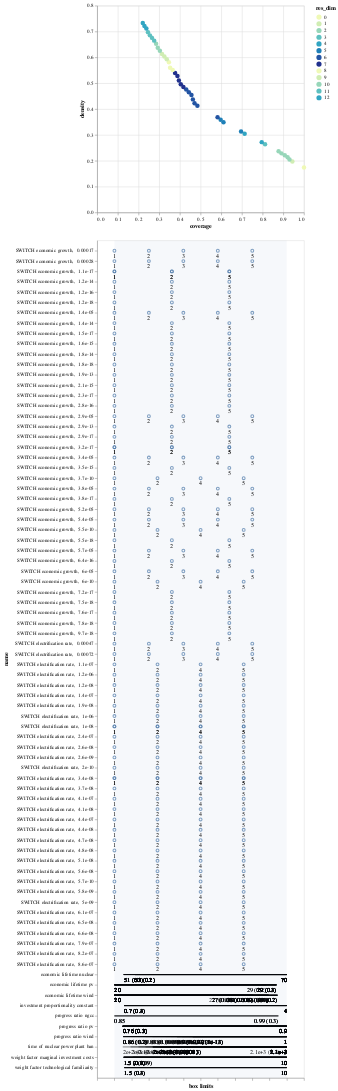

The cell this chart's notebook holds for it:
### Code cell
box_normal.inspect_tradeoff()

### Figure 1 — Vega-Lite specification as saved in the notebook (floating-point values rounded to 4 significant figures; data arrays with more than 128 entries replaced by an {"elided": "..."} marker saying what was removed)
{"config": {"view": {"continuousWidth": 400, "continuousHeight": 300}}, "vconcat": [{"data": {"name": "data-765ad5640e14f6fc098e00ca646ddd10"}, "mark": {"type": "circle", "size": 75}, "encoding": {"color": {"type": "ordinal", "field": "res_dim", "scale": {"range": ["#eff9b6", "#d0edb3", "#97d6b9", "#5dc0c0", "#31a5c2", "#1f80b8", "#2354a3", "#21318d"]}}, "opacity": {"condition": {"value": 1, "selection": "selector007"}, "value": 0.4}, "tooltip": [{"type": "ordinal", "field": "id"}, {"type": "quantitative", "field": "coverage", "format": ".2"}, {"type": "quantitative", "field": "density", "format": ".2"}, {"type": "ordinal", "field": "res_dim"}], "x": {"type": "quantitative", "field": "coverage"}, "y": {"type": "quantitative", "field": "density"}}, "height": 400, "selection": {"selector007": {"type": "single", "fields": ["id"]}}, "width": 400}, {"layer": [{"data": {"name": "data-008a089b6e13744df0159217a976deb2"}, "mark": "rule", "encoding": {"x": {"type": "quantitative", "axis": {"grid": false, "labels": false, "title": "box limits"}, "field": "x_lower", "scale": {"domain": [0, 1], "padding": 0.1}}, "x2": {"field": "x_upper"}, "y": {"type": "nominal", "field": "name", "scale": {"padding": 1.0}}}, "transform": [{"calculate": "(datum.x1-datum.minimum)/(datum.maximum-datum.minimum)", "as": "x_lower"}, {"calculate": "(datum.x2-datum.minimum)/(datum.maximum-datum.minimum)", "as": "x_upper"}, {"filter": {"selection": "selector007"}}], "width": 400}, {"data": {"name": "data-008a089b6e13744df0159217a976deb2"}, "mark": {"type": "text", "align": "left", "baseline": "top", "dy": 5}, "encoding": {"text": {"type": "ordinal", "field": "text"}, "x": {"type": "quantitative", "axis": {"grid": false, "labels": false, "title": "box limits"}, "field": "x_lower", "scale": {"domain": [0, 1], "padding": 0.1}}, "x2": {"field": "x_upper"}, "y": {"type": "nominal", "field": "name", "scale": {"padding": 1.0}}}, "transform": [{"calculate": "(datum.x1-datum.minimum)/(datum.maximum-datum.minimum)", "as": "x_lower"}, {"calculate": "(datum.x2-datum.minimum)/(datum.maximum-datum.minimum)", "as": "x_upper"}, {"filter": {"selection": "selector007"}}, {"calculate": "datum.qp_lower>0?format(datum.x1, \".2\")+\" (\"+format(datum.qp_lower, \".1~g\")+\")\" :format(datum.x1, \".2\")", "as": "text"}], "width": 400}, {"data": {"name": "data-008a089b6e13744df0159217a976deb2"}, "mark": {"type": "text", "align": "right", "baseline": "top", "dy": 5}, "encoding": {"text": {"type": "ordinal", "field": "text"}, "x": {"type": "quantitative", "field": "x_upper"}, "x2": {"field": "x_upper"}, "y": {"type": "nominal", "field": "name", "scale": {"padding": 1.0}}}, "transform": [{"calculate": "(datum.x1-datum.minimum)/(datum.maximum-datum.minimum)", "as": "x_lower"}, {"calculate": "(datum.x2-datum.minimum)/(datum.maximum-datum.minimum)", "as": "x_upper"}, {"filter": {"selection": "selector007"}}, {"calculate": "datum.qp_upper>0?format(datum.x2, \".2\")+\" (\"+format(datum.qp_upper, \".1\")+\")\" :format(datum.x2, \".2\")", "as": "text"}], "width": 400}, {"data": {"name": "data-bb8d07f6df3d47a6a475317795287b23"}, "mark": {"type": "rect", "opacity": 0.05}, "encoding": {"x": {"type": "quantitative", "field": "start"}, "x2": {"field": "end"}}}, {"data": {"name": "data-75b86b840ba66dabb68d105f72c5f246"}, "mark": "point", "encoding": {"x": {"type": "quantitative", "field": "x"}, "y": {"type": "nominal", "field": "name"}}, "transform": [{"filter": {"selection": "selector007"}}], "width": 400}, {"data": {"name": "data-75b86b840ba66dabb68d105f72c5f246"}, "mark": {"type": "text", "align": "center", "baseline": "top", "dy": 5}, "encoding": {"text": {"type": "nominal", "field": "item"}, "x": {"type": "quantitative", "field": "x"}, "y": {"type": "nominal", "field": "name"}}, "transform": [{"filter": {"selection": "selector007"}}], "width": 400}]}], "$schema": "https://vega.github.io/schema/vega-lite/v4.8.1.json", "datasets": {"data-765ad5640e14f6fc098e00ca646ddd10": [{"coverage": 1.0, "density": 0.1742, "id": 0, "mass": 1.0, "mean": 0.1742, "res_dim": 0}, {"coverage": 0.9437, "density": 0.1973, "id": 1, "mass": 0.8334, "mean": 0.1973, "res_dim": 1}, {"coverage": 0.93, "density": 0.2046, "id": 2, "mass": 0.7916, "mean": 0.2046, "res_dim": 2}, {"coverage": 0.9208, "density": 0.2133, "id": 3, "mass": 0.752, "mean": 0.2133, "res_dim": 2}, {"coverage": 0.907, "density": 0.2212, "id": 4, "mass": 0.7144, "mean": 0.2212, "res_dim": 2}, {"coverage": 0.8909, "density": 0.2287, "id": 5, "mass": 0.6786, "mean": 0.2287, "res_dim": 2}, {"coverage": 0.8772, "density": 0.237, "id": 6, "mass": 0.6446, "mean": 0.237, "res_dim": 2}, {"coverage": 0.8117, "density": 0.2637, "id": 7, "mass": 0.5362, "mean": 0.2637, "res_dim": 3}, {"coverage": 0.7956, "density": 0.2722, "id": 8, "mass": 0.5092, "mean": 0.2722, "res_dim": 4}, {"coverage": 0.713, "density": 0.3047, "id": 9, "mass": 0.4076, "mean": 0.3047, "res_dim": 4}, {"coverage": 0.6958, "density": 0.313, "id": 10, "mass": 0.3872, "mean": 0.313, "res_dim": 5}, {"coverage": 0.6108, "density": 0.3489, "id": 11, "mass": 0.305, "mean": 0.3489, "res_dim": 5}, {"coverage": 0.597, "density": 0.3591, "id": 12, "mass": 0.2896, "mean": 0.3591, "res_dim": 5}, {"coverage": 0.5821, "density": 0.3687, "id": 13, "mass": 0.275, "mean": 0.3687, "res_dim": 6}, {"coverage": 0.4845, "density": 0.4129, "id": 14, "mass": 0.2044, "mean": 0.4129, "res_dim": 6}, {"coverage": 0.4707, "density": 0.4227, "id": 15, "mass": 0.194, "mean": 0.4227, "res_dim": 6}, {"coverage": 0.4627, "density": 0.4376, "id": 16, "mass": 0.1842, "mean": 0.4376, "res_dim": 6}, {"coverage": 0.4558, "density": 0.4542, "id": 17, "mass": 0.1748, "mean": 0.4542, "res_dim": 6}, {"coverage": 0.4432, "density": 0.4651, "id": 18, "mass": 0.166, "mean": 0.4651, "res_dim": 6}, {"coverage": 0.4305, "density": 0.4759, "id": 19, "mass": 0.1576, "mean": 0.4759, "res_dim": 6}, {"coverage": 0.4168, "density": 0.4853, "id": 20, "mass": 0.1496, "mean": 0.4853, "res_dim": 7}, {"coverage": 0.4041, "density": 0.4958, "id": 21, "mass": 0.142, "mean": 0.4958, "res_dim": 7}, {"coverage": 0.3949, "density": 0.5104, "id": 22, "mass": 0.1348, "mean": 0.5104, "res_dim": 7}, {"coverage": 0.3881, "density": 0.5281, "id": 23, "mass": 0.128, "mean": 0.5281, "res_dim": 7}, {"coverage": 0.3766, "density": 0.5395, "id": 24, "mass": 0.1216, "mean": 0.5395, "res_dim": 7}, {"coverage": 0.3651, "density": 0.5511, "id": 25, "mass": 0.1154, "mean": 0.5511, "res_dim": 8}, {"coverage": 0.3525, "density": 0.5602, "id": 26, "mass": 0.1096, "mean": 0.5602, "res_dim": 8}, {"coverage": 0.3467, "density": 0.5808, "id": 27, "mass": 0.104, "mean": 0.5808, "res_dim": 8}, {"coverage": 0.3364, "density": 0.5931, "id": 28, "mass": 0.0988, "mean": 0.5931, "res_dim": 9}, {"coverage": 0.3249, "density": 0.6034, "id": 29, "mass": 0.0938, "mean": 0.6034, "res_dim": 9}, {"coverage": 0.3134, "density": 0.6135, "id": 30, "mass": 0.089, "mean": 0.6135, "res_dim": 9}, {"coverage": 0.3031, "density": 0.6256, "id": 31, "mass": 0.0844, "mean": 0.6256, "res_dim": 10}, {"coverage": 0.2928, "density": 0.6375, "id": 32, "mass": 0.08, "mean": 0.6375, "res_dim": 10}, {"coverage": 0.2847, "density": 0.6526, "id": 33, "mass": 0.076, "mean": 0.6526, "res_dim": 10}, {"coverage": 0.2755, "density": 0.6648, "id": 34, "mass": 0.0722, "mean": 0.6648, "res_dim": 11}, {"coverage": 0.2652, "density": 0.6754, "id": 35, "mass": 0.0684, "mean": 0.6754, "res_dim": 11}, {"coverage": 0.2549, "density": 0.6852, "id": 36, "mass": 0.0648, "mean": 0.6852, "res_dim": 11}, {"coverage": 0.2457, "density": 0.6971, "id": 37, "mass": 0.0614, "mean": 0.6971, "res_dim": 11}, {"coverage": 0.2377, "density": 0.7113, "id": 38, "mass": 0.0582, "mean": 0.7113, "res_dim": 12}, {"coverage": 0.2285, "density": 0.721, "id": 39, "mass": 0.0552, "mean": 0.721, "res_dim": 12}, {"coverage": 0.2204, "density": 0.7328, "id": 40, "mass": 0.0524, "mean": 0.7328, "res_dim": 12}], "data-008a089b6e13744df0159217a976deb2": {"elided": "201 records"}, "data-bb8d07f6df3d47a6a475317795287b23": [{"start": 0, "end": 1}], "data-75b86b840ba66dabb68d105f72c5f246": {"elided": "281 records"}}}
